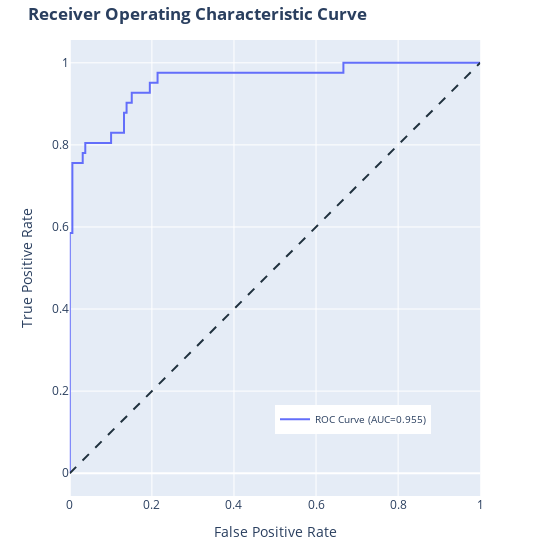

The cell this chart's notebook holds for it:
### Markdown cell above
### Plot Roc and PR plot, with isoFbeta curves, for the test set

### Code cell
area_under_ROC = bc.curve_ROC_plot(true_y = y_test, 
                                   predicted_proba = test_predicted_proba)

### Figure 1 — Plotly figure (JSON) as saved in the notebook; plotly's stock layout.template omitted (floating-point values rounded to 4 significant figures)
{"data": [{"customdata": [[1.829], [0.8292], [0.427], [0.4164], [0.3741], [0.3198], [0.319], [0.318], [0.3165], [0.2593], [0.2498], [0.2302], [0.2285], [0.2268], [0.2246], [0.2203], [0.2188], [0.1987], [0.198], [0.1923], [0.1892], [0.07507], [0.07301], [0.01859]], "hovertemplate": "Threshold: %{customdata:.4f} <br>False Positive Rate: %{x:.4f} <br>True Positive Rate: %{y:.4f}<extra></extra>", "legendgroup": "", "line": {"color": "#636efa", "dash": "solid"}, "marker": {"symbol": "circle"}, "mode": "lines", "name": "ROC Curve (AUC=0.955)", "orientation": "v", "showlegend": true, "textposition": "top center", "type": "scatter", "x": [0, 0, 0, 0.006289, 0.006289, 0.03145, 0.03145, 0.03774, 0.03774, 0.1006, 0.1006, 0.1321, 0.1321, 0.1384, 0.1384, 0.1509, 0.1509, 0.195, 0.195, 0.2138, 0.2138, 0.6667, 0.6667, 1], "xaxis": "x", "y": [0, 0.02439, 0.5854, 0.5854, 0.7561, 0.7561, 0.7805, 0.7805, 0.8049, 0.8049, 0.8293, 0.8293, 0.878, 0.878, 0.9024, 0.9024, 0.9268, 0.9268, 0.9512, 0.9512, 0.9756, 0.9756, 1, 1], "yaxis": "y"}], "layout": {"height": 550, "legend": {"font": {"size": 9.5}, "tracegroupgap": 0, "x": 0.5, "xanchor": "left", "y": 0.2, "yanchor": "top"}, "margin": {"b": 40, "l": 40, "r": 40, "t": 40}, "shapes": [{"line": {"color": "#20313e", "dash": "dash"}, "type": "line", "x0": 0, "x1": 1, "y0": 0, "y1": 1}], "title": {"text": "<b>Receiver Operating Characteristic Curve</b>"}, "width": 550, "xaxis": {"anchor": "y", "constrain": "domain", "domain": [0, 1], "range": [0, 1], "showspikes": true, "spikedash": "dot", "spikethickness": 2, "title": {"text": "False Positive Rate"}}, "yaxis": {"anchor": "x", "domain": [0, 1], "scaleanchor": "x", "scaleratio": 1, "showspikes": true, "spikedash": "dot", "spikethickness": 2, "title": {"text": "True Positive Rate"}}}}
